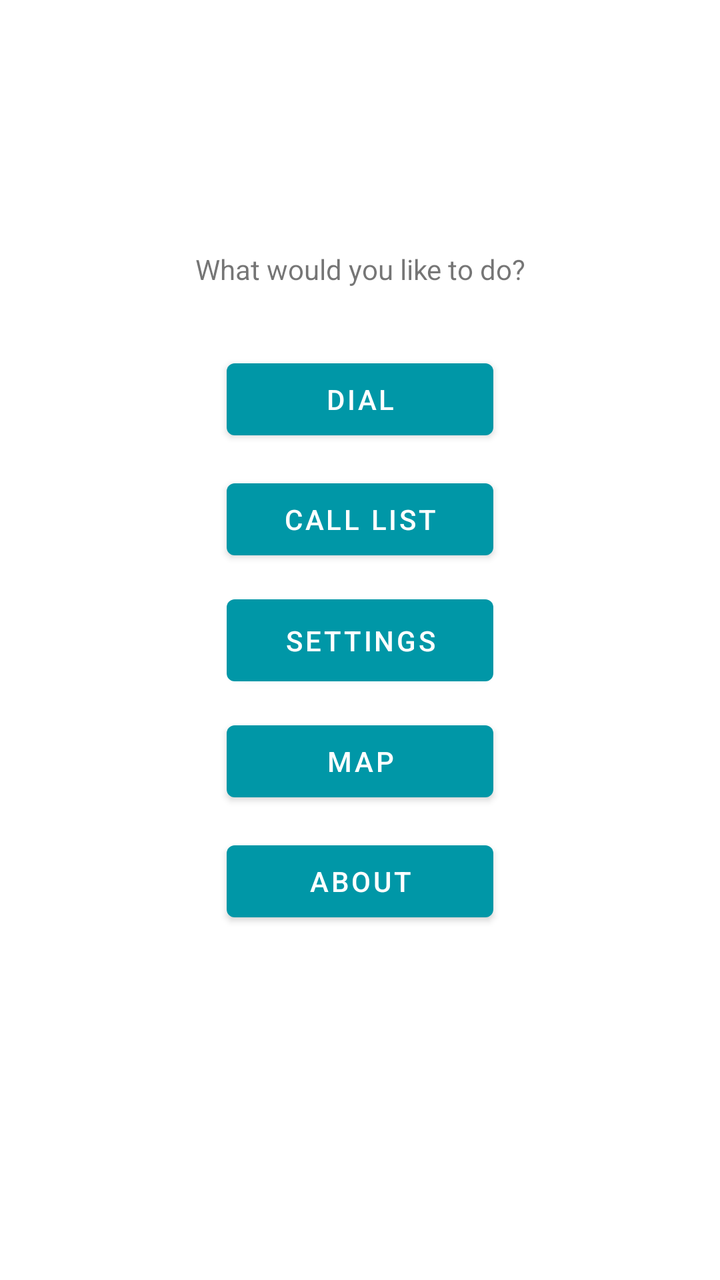
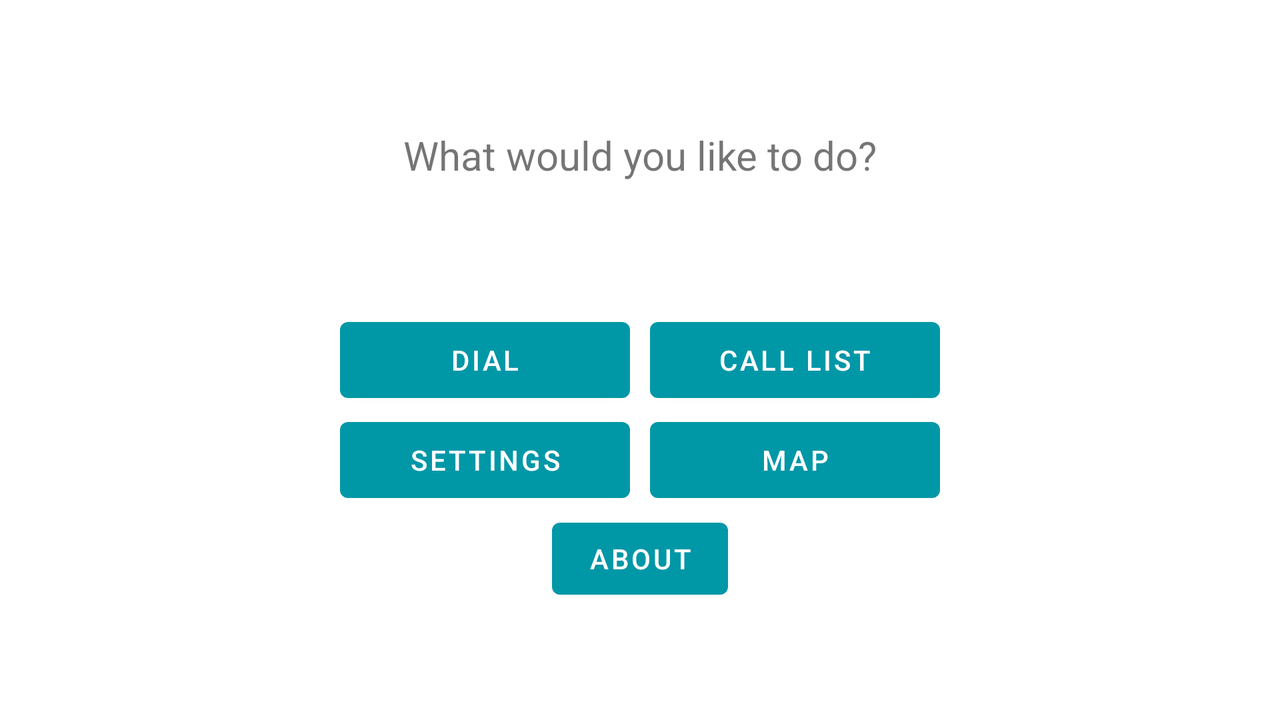

The same Android screen from two of the app's own layout files: first res/layout/ as a phone draws it, then the repository's variant for another configuration, drawn on a device whose configuration selects that folder. Both files follow.
<!-- AndroidManifest.xml: application theme Theme.Dialer -->
<!-- res/layout/activity_main.xml -->
<?xml version="1.0" encoding="utf-8"?>
<androidx.constraintlayout.widget.ConstraintLayout xmlns:android="http://schemas.android.com/apk/res/android"
    xmlns:app="http://schemas.android.com/apk/res-auto"
    xmlns:tools="http://schemas.android.com/tools"
    android:layout_width="match_parent"
    android:layout_height="match_parent"
    tools:context=".MainActivity">

    <Button
        android:id="@+id/settingsButton"
        android:layout_width="@dimen/OptionWidth"
        android:layout_height="53dp"
        android:onClick="startSettings"
        android:text="@string/settings"
        app:layout_constraintBottom_toBottomOf="parent"
        app:layout_constraintEnd_toEndOf="parent"
        app:layout_constraintStart_toStartOf="parent"
        app:layout_constraintTop_toTopOf="parent" />

    <Button
        android:id="@+id/callListButton"
        android:layout_width="@dimen/OptionWidth"
        android:layout_height="wrap_content"
        android:layout_marginBottom="10dp"
        android:onClick="startCallList"
        android:text="@string/callList"
        app:layout_constraintBottom_toTopOf="@+id/settingsButton"
        app:layout_constraintEnd_toEndOf="parent"
        app:layout_constraintStart_toStartOf="parent" />

    <Button
        android:id="@+id/dialButton"
        android:layout_width="@dimen/OptionWidth"
        android:layout_height="wrap_content"
        android:layout_marginBottom="70dp"
        android:onClick="startDialer"
        android:text="@string/dial"
        app:layout_constraintBottom_toTopOf="@+id/settingsButton"
        app:layout_constraintEnd_toEndOf="parent"
        app:layout_constraintStart_toStartOf="parent" />

    <Button
        android:id="@+id/mapButton"
        android:layout_width="@dimen/OptionWidth"
        android:layout_height="wrap_content"
        android:layout_marginTop="10dp"
        android:onClick="startMaps"
        android:text="@string/map"
        app:layout_constraintEnd_toEndOf="parent"
        app:layout_constraintStart_toStartOf="parent"
        app:layout_constraintTop_toBottomOf="@+id/settingsButton" />

    <Button
        android:id="@+id/aboutButton"
        android:layout_width="@dimen/OptionWidth"
        android:layout_height="wrap_content"
        android:layout_marginTop="70dp"
        android:onClick="startAbout"
        android:text="@string/about"
        app:layout_constraintEnd_toEndOf="parent"
        app:layout_constraintStart_toStartOf="parent"
        app:layout_constraintTop_toBottomOf="@+id/settingsButton" />

    <TextView
        android:id="@+id/welcomeText"
        android:layout_width="wrap_content"
        android:layout_height="wrap_content"
        android:layout_marginTop="125dp"
        android:text="@string/welcomeText"
        app:layout_constraintEnd_toEndOf="parent"
        app:layout_constraintStart_toStartOf="parent"
        app:layout_constraintTop_toTopOf="parent" />

</androidx.constraintlayout.widget.ConstraintLayout>
<!-- resources referenced by this layout -->
<resources>
  <dimen name="OptionWidth">400px</dimen>
  <string name="about">ABOUT</string>
  <string name="callList">CALL LIST</string>
  <string name="dial">DIAL</string>
  <string name="map">MAP</string>
  <string name="settings">SETTINGS</string>
  <string name="welcomeText">What would you like to do?</string>
  <style name="Theme.Dialer" parent="Theme.MaterialComponents.DayNight.NoActionBar">
          
          <item name="colorPrimary">@color/blue</item>
          <item name="colorPrimaryVariant">@color/blue_dark</item>
          <item name="colorOnPrimary">@color/white</item>
          
          <item name="colorSecondary">@color/green</item>
          <item name="colorSecondaryVariant">@color/green_dark</item>
          <item name="colorOnSecondary">@color/black</item>
          
          <item name="android:statusBarColor" tools:targetApi="l">?attr/colorPrimaryVariant</item>
          
      </style>
  <color name="blue">#0097a7</color>
  <color name="blue_dark">#006978</color>
  <color name="white">#FFFFFFFF</color>
  <color name="green">#388e3c</color>
  <color name="green_dark">#00600f</color>
  <color name="black">#FF000000</color>
</resources>
<!-- res/layout-land/activity_main.xml (the repository's variant of the layout above) -->
<!-- drawn on the phone turned sideways -->
<?xml version="1.0" encoding="utf-8"?>
<androidx.constraintlayout.widget.ConstraintLayout xmlns:android="http://schemas.android.com/apk/res/android"
    xmlns:app="http://schemas.android.com/apk/res-auto"
    xmlns:tools="http://schemas.android.com/tools"
    android:layout_width="match_parent"
    android:layout_height="match_parent"
    tools:context=".MainActivity">

    <Button
        android:id="@+id/aboutButton"
        android:layout_width="wrap_content"
        android:layout_height="wrap_content"
        android:layout_weight="1"
        android:onClick="startAbout"
        android:text="@string/about"
        app:layout_constraintBottom_toBottomOf="parent"
        app:layout_constraintEnd_toEndOf="parent"
        app:layout_constraintStart_toStartOf="parent"
        app:layout_constraintTop_toBottomOf="@+id/optionRow1"
        app:layout_constraintVertical_bias="0.47000003" />

    <TextView
        android:id="@+id/welcomeText"
        android:layout_width="@dimen/optionRowMaxWidth"
        android:layout_height="wrap_content"
        android:layout_weight="1"
        android:gravity="center_horizontal"
        android:text="@string/welcomeText"
        android:textSize="20sp"
        app:layout_constraintBottom_toTopOf="@+id/optionRow1"
        app:layout_constraintEnd_toEndOf="parent"
        app:layout_constraintStart_toStartOf="parent"
        app:layout_constraintTop_toTopOf="parent" />

    <TableRow
        android:id="@+id/optionRow1"
        android:layout_width="@dimen/optionRowMaxWidth"
        android:layout_height="@dimen/optionRowMaxHeight"
        app:layout_constraintBottom_toBottomOf="parent"
        app:layout_constraintEnd_toEndOf="parent"
        app:layout_constraintStart_toStartOf="parent"
        app:layout_constraintTop_toTopOf="parent">

        <Button
            android:id="@+id/dialButton"
            android:layout_width="match_parent"
            android:layout_height="match_parent"
            android:layout_column="0"
            android:layout_marginRight="@dimen/landScapeOptionMargin"
            android:layout_weight="1"
            android:onClick="startDialer"
            android:text="@string/dial" />

        <Button
            android:id="@+id/callListButton"
            android:layout_width="match_parent"
            android:layout_height="match_parent"
            android:layout_column="1"
            android:layout_marginLeft="@dimen/landScapeOptionMargin"
            android:layout_weight="1"
            android:onClick="startCallList"
            android:text="@string/callList" />

    </TableRow>

    <TableRow
        android:id="@+id/optionRow2"
        android:layout_width="@dimen/optionRowMaxWidth"
        android:layout_height="@dimen/optionRowMaxHeight"
        app:layout_constraintBottom_toBottomOf="parent"
        app:layout_constraintEnd_toEndOf="parent"
        app:layout_constraintStart_toStartOf="parent"
        app:layout_constraintTop_toBottomOf="@+id/optionRow1"
        app:layout_constraintVertical_bias="0.0">

        <Button
            android:id="@+id/settingsButton"
            android:layout_width="match_parent"
            android:layout_height="match_parent"
            android:layout_marginRight="@dimen/landScapeOptionMargin"
            android:layout_weight="1"
            android:onClick="startSettings"
            android:text="@string/settings" />

        <Button
            android:id="@+id/mapButton"
            android:layout_width="match_parent"
            android:layout_height="match_parent"
            android:layout_marginLeft="@dimen/landScapeOptionMargin"
            android:layout_weight="1"
            android:onClick="startMaps"
            android:text="@string/map" />
    </TableRow>

</androidx.constraintlayout.widget.ConstraintLayout>
<!-- resources referenced by the variant -->
<!-- as the phone turned sideways resolves them -->
<resources>
  <dimen name="landScapeOptionMargin">5dp</dimen>
  <dimen name="optionRowMaxHeight">50dp</dimen>
  <dimen name="optionRowMaxWidth">300dp</dimen>
  <string name="about">ABOUT</string>
  <string name="callList">CALL LIST</string>
  <string name="dial">DIAL</string>
  <string name="map">MAP</string>
  <string name="settings">SETTINGS</string>
  <string name="welcomeText">What would you like to do?</string>
  <style name="Theme.Dialer" parent="Theme.MaterialComponents.DayNight.NoActionBar">
          
          <item name="colorPrimary">@color/blue</item>
          <item name="colorPrimaryVariant">@color/blue_dark</item>
          <item name="colorOnPrimary">@color/white</item>
          
          <item name="colorSecondary">@color/green</item>
          <item name="colorSecondaryVariant">@color/green_dark</item>
          <item name="colorOnSecondary">@color/black</item>
          
          <item name="android:statusBarColor" tools:targetApi="l">?attr/colorPrimaryVariant</item>
          
      </style>
  <color name="blue">#0097a7</color>
  <color name="blue_dark">#006978</color>
  <color name="white">#FFFFFFFF</color>
  <color name="green">#388e3c</color>
  <color name="green_dark">#00600f</color>
  <color name="black">#FF000000</color>
</resources>
